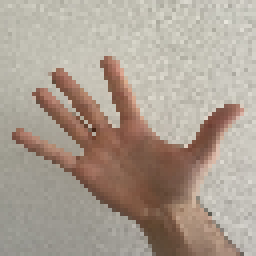
#> input picture image-pipeline-codes/vivado_conv_verifier/dlon.ppm, 64 x 64 px, found by its file name (shown 4 times larger)
$ python calc_ycbcr_hist.py
#> lines starting #> are read from the running program, lines starting #| are printed output that depends on the picture
import numpy as np
import matplotlib.pyplot as plt
import cv2

# wczytanie obrazu
img = cv2.imread('dlon.ppm')
#> img is the input picture: shape (64, 64, 3); mean B, G, R 146, 158.5, 171.4

# konwersja --> YCrCb
img_ycrcb = cv2.cvtColor(img, cv2.COLOR_BGR2YCrCb)
#> img_ycrcb: shape (64, 64, 3); mean of channels 0, 1, 2 160.9, 135.5, 119.7
y, cr, cb = cv2.split(img_ycrcb)
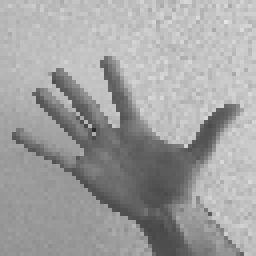
#> y: shape (64, 64) (shown 4 times larger); min 44, max 229, mean 160.9
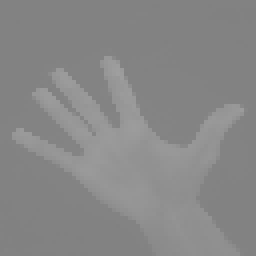
#> cr: shape (64, 64) (shown 4 times larger); min 129, max 159, mean 135.5
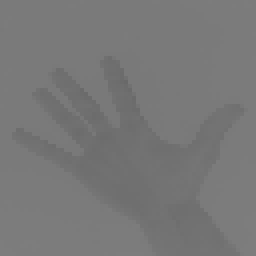
#> cb: shape (64, 64) (shown 4 times larger); min 105, max 125, mean 119.7

# liczenie histogramu
hist_cr = cv2.calcHist([cr], [0], None, [256], [0, 256])
#> hist_cr = 256 values, max 1835 at index 130, min 0 at index 0, mean 16
hist_cb = cv2.calcHist([cb], [0], None, [256], [0, 256])
#> hist_cb = 256 values, max 1372 at index 122, min 0 at index 0, mean 16

# bar charty
plt.figure(figsize=(12, 6))

x = np.arange(256)

plt.subplot(1, 2, 1)
plt.bar(x, hist_cb.ravel(), color='blue') # using .ravel() to flatten the histogram
plt.title('Histogram of Cb Channel')
plt.xlabel('Cb Value')
plt.ylabel('Frequency')
plt.xlim([0, 256])

plt.subplot(1, 2, 2)
plt.bar(x, hist_cr.ravel(), color='red')
plt.title('Histogram of Cr Channel')
plt.xlabel('Cr Value')
plt.ylabel('Frequency')
plt.xlim([0, 256])

plt.tight_layout()
plt.show()
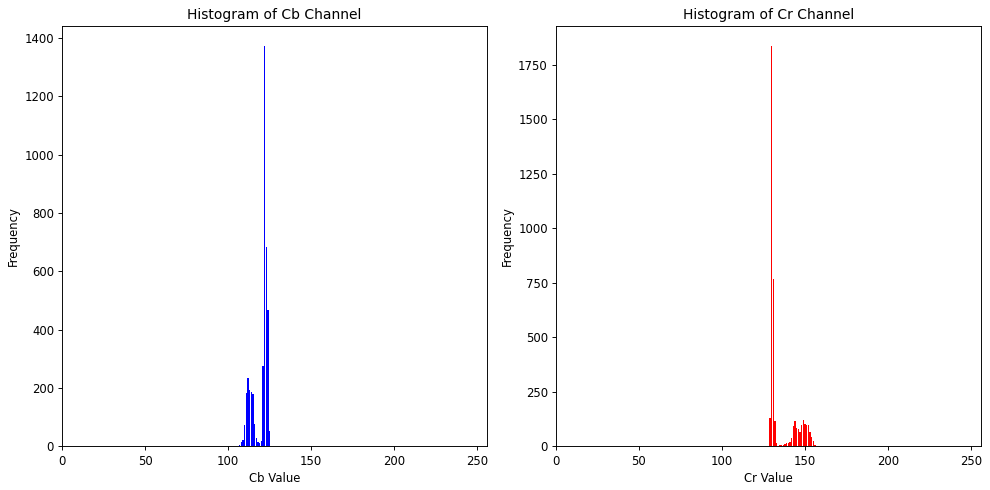
#> figure drawn by matplotlib, 2 panels; panel 1: tallest bar 1372 high, from x = 121.6 to 122.4; panel 2: tallest bar 1835 high, from x = 129.6 to 130.4
